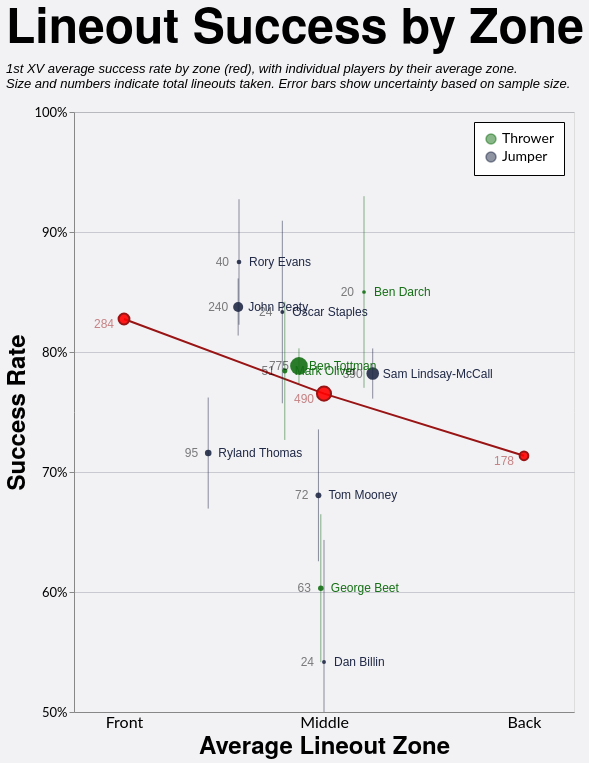

Vega-Lite specification stored for this chart:
### Vega-Lite specification from a JSON file in a GitHub repository (floating-point values rounded to 4 significant figures)
{"config": {"axis": {"labelFont": "Lato, sans-serif", "titleFont": "PT Sans Narrow, Helvetica Neue, Helvetica, Arial, sans-serif", "labelFontSize": 13, "titleFontSize": 24, "gridColor": "#202947", "gridOpacity": 0.2}, "header": {"labelFont": "PT Sans Narrow, Helvetica Neue, Helvetica, Arial, sans-serif", "titleFont": "PT Sans Narrow, Helvetica Neue, Helvetica, Arial, sans-serif", "labelFontSize": 24, "titleFontSize": 28, "labelFontWeight": "bold", "orient": "left"}, "legend": {"labelFont": "Lato, sans-serif", "titleFont": "PT Sans Narrow, Helvetica Neue, Helvetica, Arial, sans-serif", "labelFontSize": 14, "titleFontSize": 16, "titlePadding": 5, "fillColor": "white", "strokeColor": "black", "padding": 10, "titleFontWeight": "lighter", "titleFontStyle": "italic", "titleColor": "gray", "offset": 10}, "title": {"font": "PT Sans Narrow, Helvetica Neue, Helvetica, Arial, sans-serif", "fontSize": 48, "fontWeight": "bold", "anchor": "start", "align": "center", "titlePadding": 20, "subtitlePadding": 10, "subtitleFontSize": 13, "subtitleColor": "", "subtitleFontStyle": "italic", "offset": 15, "color": "black"}, "axisX": {"labelAngle": 0}, "facet": {"title": null, "header": null, "align": {"row": "each", "column": "each"}}, "resolve": {"scale": {"y": "independent", "facet": "independent"}}, "background": "#f2f1f4", "scale": {"offsetBandPaddingOuter": 0.2, "offsetBandPaddingInner": 0.1}}, "layer": [{"mark": {"type": "line", "color": "#991515"}, "encoding": {"x": {"axis": {"grid": false, "labelExpr": "datum.value == 1 ? 'Front' : datum.value == 2 ? 'Middle' : 'Back'", "labelFontSize": 16, "tickCount": 3, "ticks": false, "values": [1, 2, 3]}, "field": "zone", "scale": {"domain": [0.75, 3.25], "nice": false}, "title": "Average Lineout Zone", "type": "quantitative"}, "y": {"axis": {"format": "%", "tickCount": 5}, "field": "pct_won", "scale": {"domain": [0.5, 1.0]}, "title": "Success Rate", "type": "quantitative"}}}, {"mark": {"type": "point", "color": "#991515", "fill": "red", "fillOpacity": 0.9}, "encoding": {"size": {"field": "total", "legend": null, "scale": {"domain": [10, 1000], "range": [10, 400]}, "type": "quantitative"}, "x": {"axis": {"grid": false, "labelExpr": "datum.value == 1 ? 'Front' : datum.value == 2 ? 'Middle' : 'Back'", "labelFontSize": 16, "tickCount": 3, "ticks": false, "values": [1, 2, 3]}, "field": "zone", "scale": {"domain": [0.75, 3.25], "nice": false}, "title": "Average Lineout Zone", "type": "quantitative"}, "y": {"axis": {"format": "%", "tickCount": 5}, "field": "pct_won", "scale": {"domain": [0.5, 1.0]}, "title": "Success Rate", "type": "quantitative"}}}, {"mark": {"type": "text", "align": "right", "color": "#991515", "dx": -10, "dy": 5, "opacity": 0.5}, "encoding": {"size": {"value": 12}, "text": {"field": "total", "type": "quantitative"}, "x": {"axis": {"grid": false, "labelExpr": "datum.value == 1 ? 'Front' : datum.value == 2 ? 'Middle' : 'Back'", "labelFontSize": 16, "tickCount": 3, "ticks": false, "values": [1, 2, 3]}, "field": "zone", "scale": {"domain": [0.75, 3.25], "nice": false}, "title": "Average Lineout Zone", "type": "quantitative"}, "y": {"axis": {"format": "%", "tickCount": 5}, "field": "pct_won", "scale": {"domain": [0.5, 1.0]}, "title": "Success Rate", "type": "quantitative"}}}, {"data": {"name": "data-4e29ca34388576e0d908964d8c6c625f"}, "mark": {"type": "errorbar", "opacity": 0.5}, "encoding": {"color": {"field": "player_type", "legend": {"orient": "top-right"}, "scale": {"domain": ["Thrower", "Jumper"], "range": ["#146f14", "#202946"]}, "title": null, "type": "nominal"}, "size": {"field": "total", "legend": null, "scale": {"domain": [10, 1000], "range": [10, 400]}, "type": "quantitative"}, "tooltip": [{"field": "player_type", "type": "nominal"}, {"field": "player", "type": "nominal"}, {"field": "total", "type": "quantitative"}, {"field": "won", "type": "quantitative"}, {"field": "pct_won", "format": ".1%", "type": "quantitative"}, {"field": "avg_zone", "type": "quantitative"}], "x": {"field": "avg_zone", "type": "quantitative"}, "y": {"field": "ymin", "scale": {"clamp": true}, "title": "Success Rate", "type": "quantitative"}, "y2": {"field": "ymax", "title": null}}, "transform": [{"calculate": "datum.pct_won - datum.error_margin", "as": "ymin"}, {"calculate": "datum.pct_won + datum.error_margin", "as": "ymax"}]}, {"data": {"name": "data-4e29ca34388576e0d908964d8c6c625f"}, "mark": {"type": "circle", "fillOpacity": 0.9, "opacity": 1.0, "size": 100}, "encoding": {"color": {"field": "player_type", "legend": {"orient": "top-right"}, "scale": {"domain": ["Thrower", "Jumper"], "range": ["#146f14", "#202946"]}, "title": null, "type": "nominal"}, "size": {"field": "total", "legend": null, "scale": {"domain": [10, 1000], "range": [10, 400]}, "type": "quantitative"}, "tooltip": [{"field": "player_type", "type": "nominal"}, {"field": "player", "type": "nominal"}, {"field": "total", "type": "quantitative"}, {"field": "won", "type": "quantitative"}, {"field": "pct_won", "format": ".1%", "type": "quantitative"}, {"field": "avg_zone", "type": "quantitative"}], "x": {"field": "avg_zone", "title": "Average Lineout Zone", "type": "quantitative"}, "y": {"field": "pct_won", "title": "Success Rate", "type": "quantitative"}}}, {"data": {"name": "data-4e29ca34388576e0d908964d8c6c625f"}, "mark": {"type": "text", "align": "left", "dx": 10}, "encoding": {"color": {"field": "player_type", "legend": {"orient": "top-right"}, "scale": {"domain": ["Thrower", "Jumper"], "range": ["#146f14", "#202946"]}, "title": null, "type": "nominal"}, "size": {"value": 12}, "text": {"field": "player", "type": "nominal"}, "tooltip": [{"field": "player_type", "type": "nominal"}, {"field": "player", "type": "nominal"}, {"field": "total", "type": "quantitative"}, {"field": "won", "type": "quantitative"}, {"field": "pct_won", "format": ".1%", "type": "quantitative"}, {"field": "avg_zone", "type": "quantitative"}], "x": {"field": "avg_zone", "title": "Average Lineout Zone", "type": "quantitative"}, "y": {"field": "pct_won", "title": "Success Rate", "type": "quantitative"}}}, {"data": {"name": "data-4e29ca34388576e0d908964d8c6c625f"}, "mark": {"type": "text", "align": "right", "dx": -10, "opacity": 0.5}, "encoding": {"color": {"value": "black"}, "size": {"value": 12}, "text": {"field": "total", "type": "quantitative"}, "tooltip": [{"field": "player_type", "type": "nominal"}, {"field": "player", "type": "nominal"}, {"field": "total", "type": "quantitative"}, {"field": "won", "type": "quantitative"}, {"field": "pct_won", "format": ".1%", "type": "quantitative"}, {"field": "avg_zone", "type": "quantitative"}], "x": {"field": "avg_zone", "title": "Average Lineout Zone", "type": "quantitative"}, "y": {"field": "pct_won", "title": "Success Rate", "type": "quantitative"}}}], "data": {"name": "data-1d03c6c1c454b517073027972bbfcaa4"}, "height": 600, "resolve": {"scale": {"x": "shared", "y": "shared"}}, "title": {"text": "Lineout Success by Zone", "subtitle": ["1st XV average success rate by zone (red), with individual players by their average zone.", "Size and numbers indicate total lineouts taken. Error bars show uncertainty based on sample size."]}, "width": 500, "$schema": "https://vega.github.io/schema/vega-lite/v5.20.1.json", "datasets": {"data-1d03c6c1c454b517073027972bbfcaa4": [{"zone": 1, "total": 284, "won": 235, "pct_won": 0.8275}, {"zone": 2, "total": 490, "won": 375, "pct_won": 0.7653}, {"zone": 3, "total": 178, "won": 127, "pct_won": 0.7135}], "data-4e29ca34388576e0d908964d8c6c625f": [{"player_type": "Jumper", "player": "Dan Billin", "total": 24, "won": 13, "pct_won": 0.5417, "error_margin": 0.1017, "avg_zone": 2.0}, {"player_type": "Jumper", "player": "John Peaty", "total": 240, "won": 201, "pct_won": 0.8375, "error_margin": 0.02381, "avg_zone": 1.571}, {"player_type": "Jumper", "player": "Oscar Staples", "total": 24, "won": 20, "pct_won": 0.8333, "error_margin": 0.07607, "avg_zone": 1.792}, {"player_type": "Jumper", "player": "Rory Evans", "total": 40, "won": 35, "pct_won": 0.875, "error_margin": 0.05229, "avg_zone": 1.575}, {"player_type": "Jumper", "player": "Ryland Thomas", "total": 95, "won": 68, "pct_won": 0.7158, "error_margin": 0.04628, "avg_zone": 1.421}, {"player_type": "Jumper", "player": "Sam Lindsay-McCall", "total": 390, "won": 305, "pct_won": 0.7821, "error_margin": 0.02091, "avg_zone": 2.244}, {"player_type": "Jumper", "player": "Tom Mooney", "total": 72, "won": 49, "pct_won": 0.6806, "error_margin": 0.05495, "avg_zone": 1.972}, {"player_type": "Thrower", "player": "Ben Darch", "total": 20, "won": 17, "pct_won": 0.85, "error_margin": 0.07984, "avg_zone": 2.2}, {"player_type": "Thrower", "player": "Ben Tottman", "total": 775, "won": 611, "pct_won": 0.7884, "error_margin": 0.01467, "avg_zone": 1.875}, {"player_type": "Thrower", "player": "George Beet", "total": 63, "won": 38, "pct_won": 0.6032, "error_margin": 0.06164, "avg_zone": 1.984}, {"player_type": "Thrower", "player": "Mark Oliver", "total": 51, "won": 40, "pct_won": 0.7843, "error_margin": 0.05759, "avg_zone": 1.804}]}}
